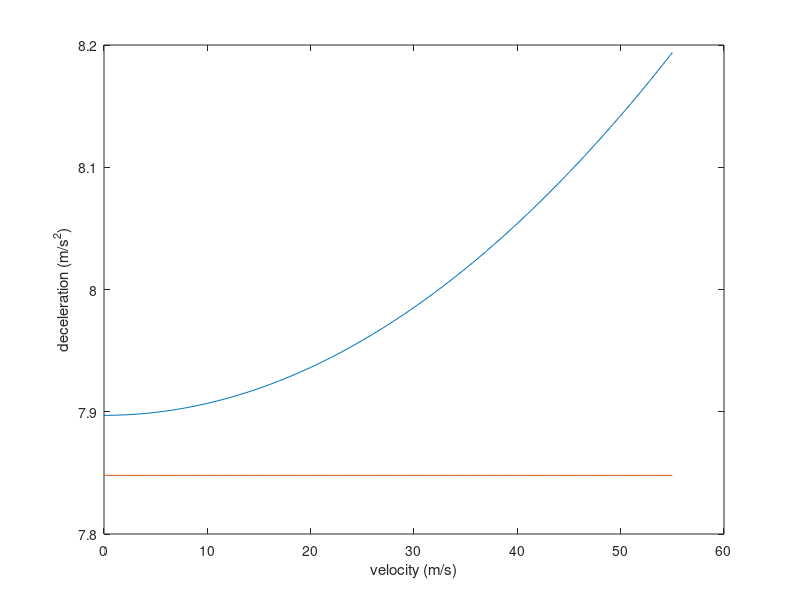

Write MATLAB code to recreate this figure.
clear all ;clc
vmax = 55:-1:0;
phi=0.8
m = 18000;
lr = 1.75;
l=3.5;
lf = 2;
for i = 1:length(vmax)
    amax(i)=((phi+0.005+(10^-5)*(vmax(i))^2))*9.81;
    xbf(i) = (phi+0.005+(10^-5)*(vmax(i))^2)*m*(9.81*lr+1.3*amax(i))/l;
    xbr(i) = (phi+0.005+(10^-5)*(vmax(i))^2)*m*(9.81*lf-1.3*amax(i))/l;
end
for q = 1:length(vmax)
    amax1(q)=(phi)*9.81;
    xbf1(q) = (phi)*m*(9.81*lr+1.3*amax1(q))/l;
    xbr1(q) = (phi)*m*(9.81*lf-1.3*amax1(q))/l;
end
plot(vmax,amax)
hold on 
plot(vmax,amax1)
xlabel('velocity (m/s)')
ylabel('deceleration (m/s^2)')
